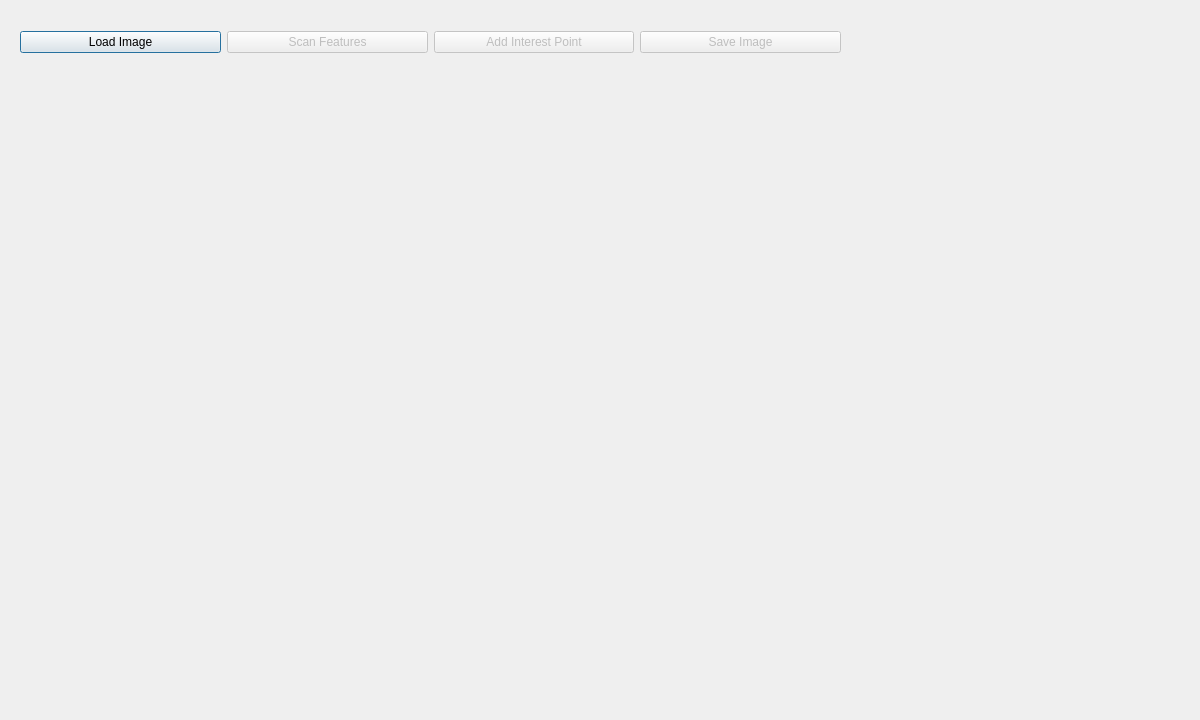
<?xml version="1.0" encoding="UTF-8"?>
<ui version="4.0">
 <class>Dialog</class>
 <widget class="QDialog" name="Dialog">
  <property name="geometry">
   <rect>
    <x>0</x>
    <y>0</y>
    <width>1200</width>
    <height>720</height>
   </rect>
  </property>
  <property name="sizePolicy">
   <sizepolicy hsizetype="Expanding" vsizetype="Expanding">
    <horstretch>0</horstretch>
    <verstretch>0</verstretch>
   </sizepolicy>
  </property>
  <property name="windowTitle">
   <string>Dialog</string>
  </property>
  <widget class="QWidget" name="layoutWidget">
   <property name="geometry">
    <rect>
     <x>20</x>
     <y>30</y>
     <width>821</width>
     <height>25</height>
    </rect>
   </property>
   <layout class="QHBoxLayout" name="horizontalLayout">
    <item>
     <widget class="QPushButton" name="loadButton">
      <property name="enabled">
       <bool>true</bool>
      </property>
      <property name="text">
       <string>Load Image</string>
      </property>
     </widget>
    </item>
    <item>
     <widget class="QPushButton" name="scanButton">
      <property name="enabled">
       <bool>false</bool>
      </property>
      <property name="text">
       <string>Scan Features</string>
      </property>
     </widget>
    </item>
    <item>
     <widget class="QPushButton" name="addButton">
      <property name="enabled">
       <bool>false</bool>
      </property>
      <property name="text">
       <string>Add Interest Point</string>
      </property>
     </widget>
    </item>
    <item>
     <widget class="QPushButton" name="saveButton">
      <property name="enabled">
       <bool>false</bool>
      </property>
      <property name="text">
       <string>Save Image</string>
      </property>
     </widget>
    </item>
   </layout>
  </widget>
  <widget class="QWidget" name="layoutWidget">
   <property name="geometry">
    <rect>
     <x>26</x>
     <y>92</y>
     <width>781</width>
     <height>731</height>
    </rect>
   </property>
   <layout class="QVBoxLayout" name="verticalLayout"/>
  </widget>
 </widget>
 <resources/>
 <connections/>
</ui>
